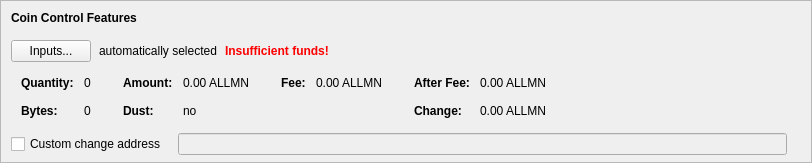
    <widget class="QFrame" name="frameCoinControl">
     <property name="sizePolicy">
      <sizepolicy hsizetype="Expanding" vsizetype="Expanding">
       <horstretch>0</horstretch>
       <verstretch>0</verstretch>
      </sizepolicy>
     </property>
     <property name="maximumSize">
      <size>
       <width>16777215</width>
       <height>16777215</height>
      </size>
     </property>
     <property name="frameShape">
      <enum>QFrame::StyledPanel</enum>
     </property>
     <property name="frameShadow">
      <enum>QFrame::Sunken</enum>
     </property>
     <layout class="QVBoxLayout" name="verticalLayoutCoinControl2">
      <property name="spacing">
       <number>0</number>
      </property>
      <property name="leftMargin">
       <number>0</number>
      </property>
      <property name="topMargin">
       <number>0</number>
      </property>
      <property name="rightMargin">
       <number>0</number>
      </property>
      <property name="bottomMargin">
       <number>6</number>
      </property>
      <item>
       <layout class="QVBoxLayout" name="verticalLayoutCoinControl" stretch="0,0,0,0,1">
        <property name="spacing">
         <number>0</number>
        </property>
        <property name="leftMargin">
         <number>10</number>
        </property>
        <property name="topMargin">
         <number>10</number>
        </property>
        <item>
         <layout class="QHBoxLayout" name="horizontalLayoutCoinControl1">
          <property name="bottomMargin">
           <number>15</number>
          </property>
          <item>
           <widget class="QLabel" name="labelCoinControlFeatures">
            <property name="sizePolicy">
             <sizepolicy hsizetype="Preferred" vsizetype="Maximum">
              <horstretch>0</horstretch>
              <verstretch>0</verstretch>
             </sizepolicy>
            </property>
            <property name="font">
             <font>
              <weight>75</weight>
              <bold>true</bold>
             </font>
            </property>
            <property name="styleSheet">
             <string notr="true">font-weight:bold;</string>
            </property>
            <property name="text">
             <string>Coin Control Features</string>
            </property>
           </widget>
          </item>
         </layout>
        </item>
        <item>
         <layout class="QHBoxLayout" name="horizontalLayoutCoinControl2" stretch="0,0,0,0">
          <property name="spacing">
           <number>8</number>
          </property>
          <property name="bottomMargin">
           <number>10</number>
          </property>
          <item>
           <widget class="QPushButton" name="pushButtonCoinControl">
            <property name="styleSheet">
             <string notr="true"/>
            </property>
            <property name="text">
             <string>Inputs...</string>
            </property>
            <property name="autoDefault">
             <bool>false</bool>
            </property>
           </widget>
          </item>
          <item>
           <widget class="QLabel" name="labelCoinControlAutomaticallySelected">
            <property name="text">
             <string>automatically selected</string>
            </property>
            <property name="margin">
             <number>5</number>
            </property>
           </widget>
          </item>
          <item>
           <widget class="QLabel" name="labelCoinControlInsuffFunds">
            <property name="font">
             <font>
              <weight>75</weight>
              <bold>true</bold>
             </font>
            </property>
            <property name="styleSheet">
             <string notr="true">color:red;font-weight:bold;</string>
            </property>
            <property name="text">
             <string>Insufficient funds!</string>
            </property>
            <property name="margin">
             <number>5</number>
            </property>
           </widget>
          </item>
          <item>
           <spacer name="horizontalSpacerCoinControl">
            <property name="orientation">
             <enum>Qt::Horizontal</enum>
            </property>
            <property name="sizeHint" stdset="0">
             <size>
              <width>40</width>
              <height>1</height>
             </size>
            </property>
           </spacer>
          </item>
         </layout>
        </item>
        <item>
         <widget class="QWidget" name="widgetCoinControl" native="true">
          <property name="sizePolicy">
           <sizepolicy hsizetype="Preferred" vsizetype="Preferred">
            <horstretch>0</horstretch>
            <verstretch>0</verstretch>
           </sizepolicy>
          </property>
          <property name="minimumSize">
           <size>
            <width>0</width>
            <height>0</height>
           </size>
          </property>
          <property name="styleSheet">
           <string notr="true"/>
          </property>
          <layout class="QHBoxLayout" name="horizontalLayoutCoinControl5">
           <property name="leftMargin">
            <number>0</number>
           </property>
           <property name="topMargin">
            <number>0</number>
           </property>
           <property name="rightMargin">
            <number>0</number>
           </property>
           <property name="bottomMargin">
            <number>0</number>
           </property>
           <item>
            <layout class="QHBoxLayout" name="horizontalLayoutCoinControl3" stretch="0,0,0,1">
             <property name="spacing">
              <number>20</number>
             </property>
             <property name="topMargin">
              <number>0</number>
             </property>
             <property name="bottomMargin">
              <number>10</number>
             </property>
             <item>
              <layout class="QFormLayout" name="formLayoutCoinControl1">
               <property name="horizontalSpacing">
                <number>10</number>
               </property>
               <property name="verticalSpacing">
                <number>14</number>
               </property>
               <property name="leftMargin">
                <number>10</number>
               </property>
               <property name="topMargin">
                <number>4</number>
               </property>
               <property name="rightMargin">
                <number>6</number>
               </property>
               <item row="0" column="0">
                <widget class="QLabel" name="labelCoinControlQuantityText">
                 <property name="font">
                  <font>
                   <weight>75</weight>
                   <bold>true</bold>
                  </font>
                 </property>
                 <property name="text">
                  <string>Quantity:</string>
                 </property>
                 <property name="margin">
                  <number>0</number>
                 </property>
                </widget>
               </item>
               <item row="0" column="1">
                <widget class="QLabel" name="labelCoinControlQuantity">
                 <property name="cursor">
                  <cursorShape>IBeamCursor</cursorShape>
                 </property>
                 <property name="contextMenuPolicy">
                  <enum>Qt::ActionsContextMenu</enum>
                 </property>
                 <property name="text">
                  <string notr="true">0</string>
                 </property>
                 <property name="margin">
                  <number>0</number>
                 </property>
                 <property name="textInteractionFlags">
                  <set>Qt::LinksAccessibleByMouse|Qt::TextSelectableByKeyboard|Qt::TextSelectableByMouse</set>
                 </property>
                </widget>
               </item>
               <item row="1" column="0">
                <widget class="QLabel" name="labelCoinControlBytesText">
                 <property name="font">
                  <font>
                   <weight>75</weight>
                   <bold>true</bold>
                  </font>
                 </property>
                 <property name="text">
                  <string>Bytes:</string>
                 </property>
                </widget>
               </item>
               <item row="1" column="1">
                <widget class="QLabel" name="labelCoinControlBytes">
                 <property name="cursor">
                  <cursorShape>IBeamCursor</cursorShape>
                 </property>
                 <property name="contextMenuPolicy">
                  <enum>Qt::ActionsContextMenu</enum>
                 </property>
                 <property name="text">
                  <string notr="true">0</string>
                 </property>
                 <property name="textInteractionFlags">
                  <set>Qt::LinksAccessibleByMouse|Qt::TextSelectableByKeyboard|Qt::TextSelectableByMouse</set>
                 </property>
                </widget>
               </item>
              </layout>
             </item>
             <item>
              <layout class="QFormLayout" name="formLayoutCoinControl2">
               <property name="horizontalSpacing">
                <number>10</number>
               </property>
               <property name="verticalSpacing">
                <number>14</number>
               </property>
               <property name="leftMargin">
                <number>6</number>
               </property>
               <property name="topMargin">
                <number>4</number>
               </property>
               <property name="rightMargin">
                <number>6</number>
               </property>
               <item row="0" column="0">
                <widget class="QLabel" name="labelCoinControlAmountText">
                 <property name="font">
                  <font>
                   <weight>75</weight>
                   <bold>true</bold>
                  </font>
                 </property>
                 <property name="text">
                  <string>Amount:</string>
                 </property>
                 <property name="margin">
                  <number>0</number>
                 </property>
                </widget>
               </item>
               <item row="0" column="1">
                <widget class="QLabel" name="labelCoinControlAmount">
                 <property name="cursor">
                  <cursorShape>IBeamCursor</cursorShape>
                 </property>
                 <property name="contextMenuPolicy">
                  <enum>Qt::ActionsContextMenu</enum>
                 </property>
                 <property name="text">
                  <string notr="true">0.00 ALLMN</string>
                 </property>
                 <property name="textInteractionFlags">
                  <set>Qt::LinksAccessibleByMouse|Qt::TextSelectableByKeyboard|Qt::TextSelectableByMouse</set>
                 </property>
                </widget>
               </item>
               <item row="1" column="0">
                <widget class="QLabel" name="labelCoinControlLowOutputText">
                 <property name="font">
                  <font>
                   <weight>75</weight>
                   <bold>true</bold>
                  </font>
                 </property>
                 <property name="text">
                  <string>Dust:</string>
                 </property>
                </widget>
               </item>
               <item row="1" column="1">
                <widget class="QLabel" name="labelCoinControlLowOutput">
                 <property name="cursor">
                  <cursorShape>IBeamCursor</cursorShape>
                 </property>
                 <property name="contextMenuPolicy">
                  <enum>Qt::ActionsContextMenu</enum>
                 </property>
                 <property name="text">
                  <string notr="true">no</string>
                 </property>
                 <property name="textInteractionFlags">
                  <set>Qt::LinksAccessibleByMouse|Qt::TextSelectableByKeyboard|Qt::TextSelectableByMouse</set>
                 </property>
                </widget>
               </item>
              </layout>
             </item>
             <item>
              <layout class="QFormLayout" name="formLayoutCoinControl3">
               <property name="horizontalSpacing">
                <number>10</number>
               </property>
               <property name="verticalSpacing">
                <number>14</number>
               </property>
               <property name="leftMargin">
                <number>6</number>
               </property>
               <property name="topMargin">
                <number>4</number>
               </property>
               <property name="rightMargin">
                <number>6</number>
               </property>
               <item row="0" column="0">
                <widget class="QLabel" name="labelCoinControlFeeText">
                 <property name="font">
                  <font>
                   <weight>75</weight>
                   <bold>true</bold>
                  </font>
                 </property>
                 <property name="text">
                  <string>Fee:</string>
                 </property>
                 <property name="margin">
                  <number>0</number>
                 </property>
                </widget>
               </item>
               <item row="0" column="1">
                <widget class="QLabel" name="labelCoinControlFee">
                 <property name="cursor">
                  <cursorShape>IBeamCursor</cursorShape>
                 </property>
                 <property name="contextMenuPolicy">
                  <enum>Qt::ActionsContextMenu</enum>
                 </property>
                 <property name="text">
                  <string notr="true">0.00 ALLMN</string>
                 </property>
                 <property name="textInteractionFlags">
                  <set>Qt::LinksAccessibleByMouse|Qt::TextSelectableByKeyboard|Qt::TextSelectableByMouse</set>
                 </property>
                </widget>
               </item>
             </layout>
             </item>
             <item>
              <layout class="QFormLayout" name="formLayoutCoinControl4">
               <property name="horizontalSpacing">
                <number>10</number>
               </property>
               <property name="verticalSpacing">
                <number>14</number>
               </property>
               <property name="leftMargin">
                <number>6</number>
               </property>
               <property name="topMargin">
                <number>4</number>
               </property>
               <property name="rightMargin">
                <number>6</number>
               </property>
               <item row="0" column="0">
                <widget class="QLabel" name="labelCoinControlAfterFeeText">
                 <property name="font">
                  <font>
                   <weight>75</weight>
                   <bold>true</bold>
                  </font>
                 </property>
                 <property name="text">
                  <string>After Fee:</string>
                 </property>
                 <property name="margin">
                  <number>0</number>
                 </property>
                </widget>
               </item>
               <item row="0" column="1">
                <widget class="QLabel" name="labelCoinControlAfterFee">
                 <property name="cursor">
                  <cursorShape>IBeamCursor</cursorShape>
                 </property>
                 <property name="contextMenuPolicy">
                  <enum>Qt::ActionsContextMenu</enum>
                 </property>
                 <property name="text">
                  <string notr="true">0.00 ALLMN</string>
                 </property>
                 <property name="textInteractionFlags">
                  <set>Qt::LinksAccessibleByMouse|Qt::TextSelectableByKeyboard|Qt::TextSelectableByMouse</set>
                 </property>
                </widget>
               </item>
               <item row="1" column="0">
                <widget class="QLabel" name="labelCoinControlChangeText">
                 <property name="font">
                  <font>
                   <weight>75</weight>
                   <bold>true</bold>
                  </font>
                 </property>
                 <property name="text">
                  <string>Change:</string>
                 </property>
                </widget>
               </item>
               <item row="1" column="1">
                <widget class="QLabel" name="labelCoinControlChange">
                 <property name="cursor">
                  <cursorShape>IBeamCursor</cursorShape>
                 </property>
                 <property name="contextMenuPolicy">
                  <enum>Qt::ActionsContextMenu</enum>
                 </property>
                 <property name="text">
                  <string notr="true">0.00 ALLMN</string>
                 </property>
                 <property name="textInteractionFlags">
                  <set>Qt::LinksAccessibleByMouse|Qt::TextSelectableByKeyboard|Qt::TextSelectableByMouse</set>
                 </property>
                </widget>
               </item>
              </layout>
             </item>
            </layout>
           </item>
          </layout>
         </widget>
        </item>
        <item>
         <layout class="QHBoxLayout" name="horizontalLayoutCoinControl4" stretch="0,0,0">
          <property name="spacing">
           <number>12</number>
          </property>
          <property name="sizeConstraint">
           <enum>QLayout::SetDefaultConstraint</enum>
          </property>
          <property name="topMargin">
           <number>5</number>
          </property>
          <property name="rightMargin">
           <number>5</number>
          </property>
          <item>
           <widget class="QCheckBox" name="checkBoxCoinControlChange">
            <property name="toolTip">
             <string>If this is activated, but the change address is empty or invalid, change will be sent to a newly generated address.</string>
            </property>
            <property name="text">
             <string>Custom change address</string>
            </property>
           </widget>
          </item>
          <item>
           <widget class="QValidatedLineEdit" name="lineEditCoinControlChange">
            <property name="enabled">
             <bool>false</bool>
            </property>
            <property name="sizePolicy">
             <sizepolicy hsizetype="Expanding" vsizetype="Fixed">
              <horstretch>0</horstretch>
              <verstretch>0</verstretch>
             </sizepolicy>
            </property>
           </widget>
          </item>
          <item>
           <widget class="QLabel" name="labelCoinControlChangeLabel">
            <property name="sizePolicy">
             <sizepolicy hsizetype="Preferred" vsizetype="Expanding">
              <horstretch>0</horstretch>
              <verstretch>0</verstretch>
             </sizepolicy>
            </property>
            <property name="minimumSize">
             <size>
              <width>0</width>
              <height>0</height>
             </size>
            </property>
            <property name="text">
             <string/>
            </property>
            <property name="margin">
             <number>3</number>
            </property>
           </widget>
          </item>
         </layout>
        </item>
        <item>
         <spacer name="verticalSpacerCoinControl">
          <property name="orientation">
           <enum>Qt::Vertical</enum>
          </property>
          <property name="sizeHint" stdset="0">
           <size>
            <width>800</width>
            <height>1</height>
           </size>
          </property>
         </spacer>
        </item>
       </layout>
      </item>
     </layout>
    </widget>
